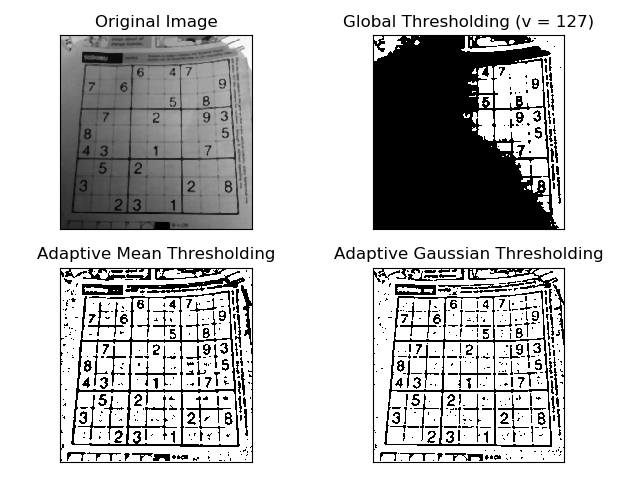

This chart was generated by the following Python code:
'''
This sketch ultilizes the adaptive thresholding of the opencv library.
Found in https://docs.opencv.org/3.4/d7/d4d/tutorial_py_thresholding.html
and https://opencv-python-tutroals.readthedocs.io/en/latest/py_tutorials/py_imgproc/py_thresholding/py_thresholding.html

uploaded here by Christianidis Vasileios
email: basilisvirus@hotmail.com
'''


import cv2
import numpy as np
from matplotlib import pyplot as plt

img = cv2.imread('dave.jpg',0)
img = cv2.medianBlur(img,5)

ret,th1 = cv2.threshold(img,127,255,cv2.THRESH_BINARY)
th2 =cv2.adaptiveThreshold(img,255,cv2.ADAPTIVE_THRESH_MEAN_C,cv2.THRESH_BINARY,21,1.5)
th3 =cv2.adaptiveThreshold(img,255,cv2.ADAPTIVE_THRESH_GAUSSIAN_C,cv2.THRESH_BINARY,21,1.5)

titles = ['Original Image', 'Global Thresholding (v = 127)',
            'Adaptive Mean Thresholding', 'Adaptive Gaussian Thresholding']
images = [img, th1, th2, th3]

for i in range(4):
    plt.subplot(2,2,i+1),plt.imshow(images[i],'gray')
    plt.title(titles[i])
    plt.xticks([]),plt.yticks([])
plt.show()
